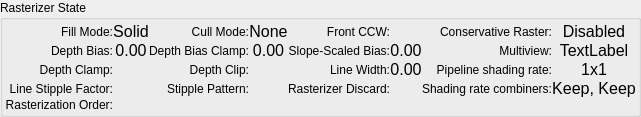
          <widget class="QGroupBox" name="rasterizerGroup">
           <property name="title">
            <string>Rasterizer State</string>
           </property>
           <layout class="QGridLayout" name="rasterizerGridLayout">
            <property name="leftMargin">
             <number>2</number>
            </property>
            <property name="topMargin">
             <number>2</number>
            </property>
            <property name="rightMargin">
             <number>2</number>
            </property>
            <property name="bottomMargin">
             <number>2</number>
            </property>
            <property name="spacing">
             <number>0</number>
            </property>
            <item row="0" column="0">
             <widget class="QLabel" name="fillModeLabel">
              <property name="text">
               <string>Fill Mode:</string>
              </property>
              <property name="alignment">
               <set>Qt::AlignRight|Qt::AlignTrailing|Qt::AlignVCenter</set>
              </property>
              <property name="wordWrap">
               <bool>true</bool>
              </property>
             </widget>
            </item>
            <item row="0" column="1">
             <widget class="QLabel" name="fillMode">
              <property name="font">
               <font>
                <pointsize>12</pointsize>
               </font>
              </property>
              <property name="text">
               <string>Solid</string>
              </property>
              <property name="alignment">
               <set>Qt::AlignCenter</set>
              </property>
              <property name="margin">
               <number>4</number>
              </property>
             </widget>
            </item>
            <item row="0" column="2">
             <widget class="QLabel" name="cullModeLabel">
              <property name="text">
               <string>Cull Mode:</string>
              </property>
              <property name="alignment">
               <set>Qt::AlignRight|Qt::AlignTrailing|Qt::AlignVCenter</set>
              </property>
              <property name="wordWrap">
               <bool>true</bool>
              </property>
             </widget>
            </item>
            <item row="0" column="3">
             <widget class="QLabel" name="cullMode">
              <property name="font">
               <font>
                <pointsize>12</pointsize>
               </font>
              </property>
              <property name="text">
               <string>None</string>
              </property>
              <property name="alignment">
               <set>Qt::AlignCenter</set>
              </property>
              <property name="margin">
               <number>4</number>
              </property>
             </widget>
            </item>
            <item row="0" column="4">
             <widget class="QLabel" name="frontCCWLabel">
              <property name="text">
               <string>Front CCW:</string>
              </property>
              <property name="alignment">
               <set>Qt::AlignRight|Qt::AlignTrailing|Qt::AlignVCenter</set>
              </property>
              <property name="wordWrap">
               <bool>true</bool>
              </property>
             </widget>
            </item>
            <item row="0" column="5">
             <widget class="QLabel" name="frontCCW">
              <property name="text">
               <string/>
              </property>
              <property name="pixmap">
               <pixmap resource="../../Resources/resources.qrc">:/cross.png</pixmap>
              </property>
              <property name="alignment">
               <set>Qt::AlignCenter</set>
              </property>
              <property name="margin">
               <number>4</number>
              </property>
             </widget>
            </item>
            <item row="0" column="6">
             <widget class="QLabel" name="label">
              <property name="text">
               <string>Conservative Raster:</string>
              </property>
              <property name="alignment">
               <set>Qt::AlignRight|Qt::AlignTrailing|Qt::AlignVCenter</set>
              </property>
              <property name="wordWrap">
               <bool>true</bool>
              </property>
             </widget>
            </item>
            <item row="0" column="7">
             <widget class="QLabel" name="conservativeRaster">
              <property name="font">
               <font>
                <pointsize>12</pointsize>
               </font>
              </property>
              <property name="text">
               <string>Disabled</string>
              </property>
              <property name="alignment">
               <set>Qt::AlignCenter</set>
              </property>
              <property name="margin">
               <number>4</number>
              </property>
             </widget>
            </item>
            <item row="1" column="0">
             <widget class="QLabel" name="depthBiasLabel">
              <property name="text">
               <string>Depth Bias:</string>
              </property>
              <property name="alignment">
               <set>Qt::AlignRight|Qt::AlignTrailing|Qt::AlignVCenter</set>
              </property>
              <property name="wordWrap">
               <bool>true</bool>
              </property>
             </widget>
            </item>
            <item row="1" column="1">
             <widget class="QLabel" name="depthBias">
              <property name="font">
               <font>
                <pointsize>12</pointsize>
               </font>
              </property>
              <property name="text">
               <string>0.00</string>
              </property>
              <property name="alignment">
               <set>Qt::AlignCenter</set>
              </property>
              <property name="margin">
               <number>4</number>
              </property>
             </widget>
            </item>
            <item row="1" column="2">
             <widget class="QLabel" name="depthBiasClampLabel">
              <property name="text">
               <string>Depth Bias Clamp:</string>
              </property>
              <property name="alignment">
               <set>Qt::AlignRight|Qt::AlignTrailing|Qt::AlignVCenter</set>
              </property>
              <property name="wordWrap">
               <bool>true</bool>
              </property>
             </widget>
            </item>
            <item row="1" column="3">
             <widget class="QLabel" name="depthBiasClamp">
              <property name="font">
               <font>
                <pointsize>12</pointsize>
               </font>
              </property>
              <property name="text">
               <string>0.00</string>
              </property>
              <property name="alignment">
               <set>Qt::AlignCenter</set>
              </property>
              <property name="margin">
               <number>4</number>
              </property>
             </widget>
            </item>
            <item row="1" column="4">
             <widget class="QLabel" name="slopeScaledBiasLabel">
              <property name="text">
               <string>Slope-Scaled Bias:</string>
              </property>
              <property name="alignment">
               <set>Qt::AlignRight|Qt::AlignTrailing|Qt::AlignVCenter</set>
              </property>
              <property name="wordWrap">
               <bool>true</bool>
              </property>
             </widget>
            </item>
            <item row="1" column="5">
             <widget class="QLabel" name="slopeScaledBias">
              <property name="font">
               <font>
                <pointsize>12</pointsize>
               </font>
              </property>
              <property name="text">
               <string>0.00</string>
              </property>
              <property name="alignment">
               <set>Qt::AlignCenter</set>
              </property>
              <property name="margin">
               <number>4</number>
              </property>
             </widget>
            </item>
            <item row="1" column="6">
             <widget class="QLabel" name="label_3">
              <property name="text">
               <string>Multiview:</string>
              </property>
              <property name="alignment">
               <set>Qt::AlignRight|Qt::AlignTrailing|Qt::AlignVCenter</set>
              </property>
              <property name="wordWrap">
               <bool>true</bool>
              </property>
             </widget>
            </item>
            <item row="1" column="7">
             <widget class="QLabel" name="multiview">
              <property name="font">
               <font>
                <pointsize>12</pointsize>
               </font>
              </property>
              <property name="text">
               <string>TextLabel</string>
              </property>
              <property name="alignment">
               <set>Qt::AlignCenter</set>
              </property>
              <property name="margin">
               <number>4</number>
              </property>
             </widget>
            </item>
            <item row="1" column="10">
             <spacer name="rastHSpacer">
              <property name="orientation">
               <enum>Qt::Horizontal</enum>
              </property>
              <property name="sizeType">
               <enum>QSizePolicy::MinimumExpanding</enum>
              </property>
              <property name="sizeHint" stdset="0">
               <size>
                <width>0</width>
                <height>0</height>
               </size>
              </property>
             </spacer>
            </item>
            <item row="2" column="0">
             <widget class="QLabel" name="depthClampLabel">
              <property name="text">
               <string>Depth Clamp:</string>
              </property>
              <property name="alignment">
               <set>Qt::AlignRight|Qt::AlignTrailing|Qt::AlignVCenter</set>
              </property>
              <property name="wordWrap">
               <bool>true</bool>
              </property>
             </widget>
            </item>
            <item row="2" column="1">
             <widget class="QLabel" name="depthClamp">
              <property name="text">
               <string/>
              </property>
              <property name="pixmap">
               <pixmap resource="../../Resources/resources.qrc">:/cross.png</pixmap>
              </property>
              <property name="alignment">
               <set>Qt::AlignCenter</set>
              </property>
              <property name="margin">
               <number>4</number>
              </property>
             </widget>
            </item>
            <item row="2" column="2">
             <widget class="QLabel" name="label_4">
              <property name="text">
               <string>Depth Clip:</string>
              </property>
              <property name="alignment">
               <set>Qt::AlignRight|Qt::AlignTrailing|Qt::AlignVCenter</set>
              </property>
              <property name="wordWrap">
               <bool>true</bool>
              </property>
             </widget>
            </item>
            <item row="2" column="3">
             <widget class="QLabel" name="depthClip">
              <property name="pixmap">
               <pixmap resource="../../Resources/resources.qrc">:/cross.png</pixmap>
              </property>
              <property name="alignment">
               <set>Qt::AlignCenter</set>
              </property>
              <property name="margin">
               <number>4</number>
              </property>
             </widget>
            </item>
            <item row="2" column="4">
             <widget class="QLabel" name="lineWidthLabel">
              <property name="text">
               <string>Line Width:</string>
              </property>
              <property name="alignment">
               <set>Qt::AlignRight|Qt::AlignTrailing|Qt::AlignVCenter</set>
              </property>
              <property name="wordWrap">
               <bool>true</bool>
              </property>
             </widget>
            </item>
            <item row="2" column="5">
             <widget class="QLabel" name="lineWidth">
              <property name="font">
               <font>
                <pointsize>12</pointsize>
               </font>
              </property>
              <property name="text">
               <string>0.00</string>
              </property>
              <property name="alignment">
               <set>Qt::AlignCenter</set>
              </property>
              <property name="margin">
               <number>4</number>
              </property>
             </widget>
            </item>
            <item row="2" column="6">
             <widget class="QLabel" name="label_9">
              <property name="text">
               <string>Pipeline shading rate:</string>
              </property>
              <property name="alignment">
               <set>Qt::AlignRight|Qt::AlignTrailing|Qt::AlignVCenter</set>
              </property>
              <property name="wordWrap">
               <bool>true</bool>
              </property>
             </widget>
            </item>
            <item row="2" column="7">
             <widget class="QLabel" name="pipelineShadingRate">
              <property name="font">
               <font>
                <pointsize>12</pointsize>
               </font>
              </property>
              <property name="text">
               <string>1x1</string>
              </property>
              <property name="alignment">
               <set>Qt::AlignCenter</set>
              </property>
              <property name="margin">
               <number>4</number>
              </property>
             </widget>
            </item>
            <item row="3" column="0">
             <widget class="QLabel" name="stippleFactorLabel">
              <property name="text">
               <string>Line Stipple Factor:</string>
              </property>
              <property name="alignment">
               <set>Qt::AlignRight|Qt::AlignTrailing|Qt::AlignVCenter</set>
              </property>
              <property name="wordWrap">
               <bool>true</bool>
              </property>
             </widget>
            </item>
            <item row="3" column="1">
             <widget class="QLabel" name="stippleFactor">
              <property name="font">
               <font>
                <pointsize>12</pointsize>
               </font>
              </property>
              <property name="pixmap">
               <pixmap resource="../../Resources/resources.qrc">:/cross.png</pixmap>
              </property>
              <property name="alignment">
               <set>Qt::AlignCenter</set>
              </property>
              <property name="margin">
               <number>4</number>
              </property>
             </widget>
            </item>
            <item row="3" column="2">
             <widget class="QLabel" name="stipplePatternLabel">
              <property name="text">
               <string>Stipple Pattern:</string>
              </property>
              <property name="alignment">
               <set>Qt::AlignRight|Qt::AlignTrailing|Qt::AlignVCenter</set>
              </property>
              <property name="wordWrap">
               <bool>true</bool>
              </property>
             </widget>
            </item>
            <item row="3" column="3">
             <widget class="QLabel" name="stipplePattern">
              <property name="font">
               <font>
                <pointsize>12</pointsize>
               </font>
              </property>
              <property name="pixmap">
               <pixmap resource="../../Resources/resources.qrc">:/cross.png</pixmap>
              </property>
              <property name="alignment">
               <set>Qt::AlignCenter</set>
              </property>
              <property name="margin">
               <number>4</number>
              </property>
             </widget>
            </item>
            <item row="3" column="4">
             <widget class="QLabel" name="rasterizerDiscardLabel">
              <property name="text">
               <string>Rasterizer Discard:</string>
              </property>
              <property name="alignment">
               <set>Qt::AlignRight|Qt::AlignTrailing|Qt::AlignVCenter</set>
              </property>
              <property name="wordWrap">
               <bool>true</bool>
              </property>
             </widget>
            </item>
            <item row="3" column="5">
             <widget class="QLabel" name="rasterizerDiscard">
              <property name="text">
               <string/>
              </property>
              <property name="pixmap">
               <pixmap resource="../../Resources/resources.qrc">:/cross.png</pixmap>
              </property>
              <property name="alignment">
               <set>Qt::AlignCenter</set>
              </property>
              <property name="margin">
               <number>4</number>
              </property>
             </widget>
            </item>
            <item row="3" column="6">
             <widget class="QLabel" name="label_2">
              <property name="text">
               <string>Shading rate combiners:</string>
              </property>
              <property name="alignment">
               <set>Qt::AlignRight|Qt::AlignTrailing|Qt::AlignVCenter</set>
              </property>
              <property name="wordWrap">
               <bool>true</bool>
              </property>
             </widget>
            </item>
            <item row="3" column="7">
             <widget class="QLabel" name="shadingRateCombiners">
              <property name="font">
               <font>
                <pointsize>12</pointsize>
               </font>
              </property>
              <property name="text">
               <string>Keep, Keep</string>
              </property>
              <property name="alignment">
               <set>Qt::AlignCenter</set>
              </property>
              <property name="margin">
               <number>4</number>
              </property>
             </widget>
            </item>
            <item row="4" column="0">
             <widget class="QLabel" name="label_2">
              <property name="text">
               <string>Rasterization Order:</string>
              </property>
              <property name="alignment">
               <set>Qt::AlignRight|Qt::AlignTrailing|Qt::AlignVCenter</set>
              </property>
              <property name="wordWrap">
               <bool>true</bool>
              </property>
             </widget>
            </item>
            <item row="4" column="1">
             <widget class="QLabel" name="rasterizationOrderAccess">
              <property name="text">
               <string/>
              </property>
              <property name="pixmap">
               <pixmap resource="../../Resources/resources.qrc">:/cross.png</pixmap>
              </property>
              <property name="alignment">
               <set>Qt::AlignCenter</set>
              </property>
              <property name="margin">
               <number>4</number>
              </property>
             </widget>
            </item>
            <item row="5" column="0">
             <spacer name="rastVSpacer">
              <property name="orientation">
               <enum>Qt::Vertical</enum>
              </property>
              <property name="sizeType">
               <enum>QSizePolicy::Preferred</enum>
              </property>
              <property name="sizeHint" stdset="0">
               <size>
                <width>0</width>
                <height>0</height>
               </size>
              </property>
             </spacer>
            </item>
           </layout>
          </widget>
